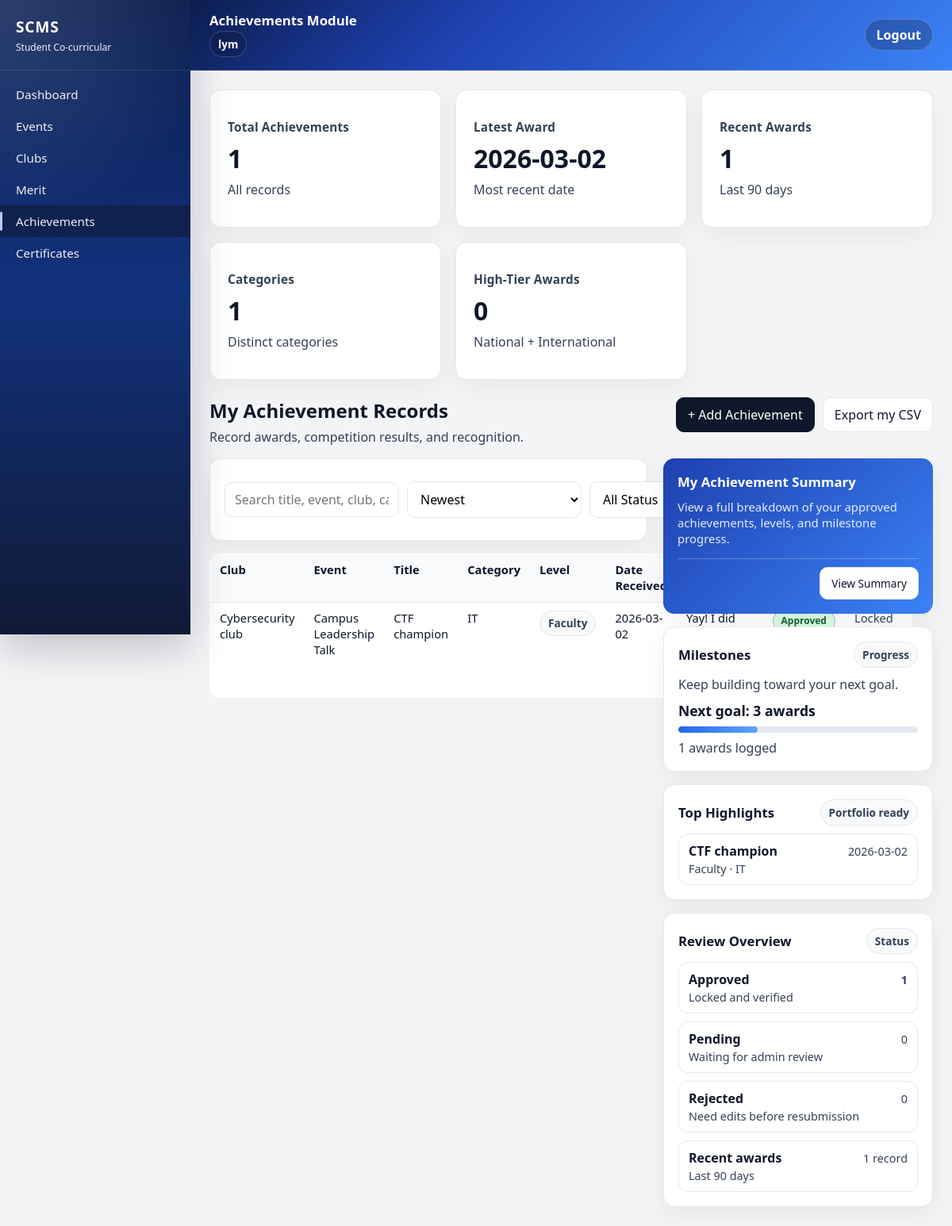
The page /public/index.php?url=achievement/index (signed in) on the database its author committed.
### tables this page shows
CREATE TABLE `achievements` (
  `achievementID` int(11) NOT NULL,
  `userID` int(11) NOT NULL,
  `eventID` int(11) DEFAULT NULL,
  `title` varchar(150) NOT NULL,
  `category` varchar(100) DEFAULT NULL,
  `achievementLevel` varchar(30) DEFAULT 'Faculty',
  `dateReceived` date DEFAULT NULL,
  `description` text DEFAULT NULL,
  `status` enum('pending','approved','rejected') NOT NULL DEFAULT 'pending',
  `submitted_at` timestamp NOT NULL DEFAULT current_timestamp(),
  `reviewed_at` timestamp NULL DEFAULT NULL,
  `reviewed_by` int(11) DEFAULT NULL,
  `review_note` text DEFAULT NULL,
  `evidence_path` varchar(255) DEFAULT NULL
);

CREATE TABLE `club_catalog` (
  `clubCatalogID` int(11) NOT NULL,
  `clubName` varchar(150) NOT NULL,
  `description` text DEFAULT NULL,
  `is_active` tinyint(1) NOT NULL DEFAULT 1,
  `created_by` int(11) DEFAULT NULL,
  `created_at` timestamp NOT NULL DEFAULT current_timestamp()
);

CREATE TABLE `events` (
  `eventID` int(11) NOT NULL,
  `userID` int(11) NOT NULL,
  `clubCatalogID` int(11) DEFAULT NULL,
  `eventTitle` varchar(150) NOT NULL,
  `eventType` varchar(50) DEFAULT NULL,
  `eventDate` date NOT NULL,
  `eventHours` decimal(6,2) NOT NULL DEFAULT 1.00,
  `participantCapacity` int(11) DEFAULT NULL,
  `registeredCount` int(11) NOT NULL DEFAULT 0,
  `waitlistEnabled` tinyint(1) NOT NULL DEFAULT 1,
  `waitlistCount` int(11) NOT NULL DEFAULT 0,
  `location` varchar(150) DEFAULT NULL,
  `description` text DEFAULT NULL,
  `reflection` text DEFAULT NULL,
  `created_at` timestamp NOT NULL DEFAULT current_timestamp(),
  `status` enum('pending','approved','rejected') NOT NULL DEFAULT 'pending',
  `submitted_at` timestamp NOT NULL DEFAULT current_timestamp(),
  `reviewed_at` timestamp NULL DEFAULT NULL,
  `reviewed_by` int(11) DEFAULT NULL,
  `review_note` text DEFAULT NULL,
  `evidence_path` varchar(255) DEFAULT NULL
);

### app/views/achievement/index.php (the view, shortened to what the rows shown need)
<?php require "../app/views/layout/header.php"; ?>
<?php require "../app/views/layout/sidebar.php"; ?>
<div class="main module-page">
    <div class="topbar">
        <div class="topbar-left">
            <div class="topbar-title">Achievements Module</div>
            <div class="topbar-user-inline">
                <?= htmlspecialchars($_SESSION['user_name'] ?? '', ENT_QUOTES, 'UTF-8'); ?>
            </div>
        </div>
        <div class="topbar-actions">
            <form method="POST" action="index.php?url=auth/logout">
                <button type="submit" class="topbar-logout">Logout</button>
            </form>
        </div>
    </div>
    <div class="content">
        <div class="content-inner">
    <?php
        $totalRecords = is_array($achievements) ? count($achievements) : 0;
        $latestDate = null;
        $categories = [];
        $recentCount = 0;
        $approvedCount = 0;
        $pendingCount = 0;
        $rejectedCount = 0;
        $levelCounts = [
            'Faculty' => 0,
            'University' => 0,
            'National' => 0,
            'International' => 0,
        ];
        $highlightCandidates = [];
        $threshold = date('Y-m-d', strtotime('-90 days'));
        if (is_array($achievements)) {
            foreach ($achievements as $row) {
                $dateReceived = trim((string) ($row['dateReceived'] ?? ''));
                $dateReceived = ($dateReceived === '' || $dateReceived === '0000-00-00') ? '' : $dateReceived;
                if ($dateReceived !== '') {
                    if ($latestDate === null || strcmp((string) $dateReceived, (string) $latestDate) > 0) {
                        $latestDate = (string) $dateReceived;
                    }
                    if ((string) $dateReceived >= $threshold) {
                        $recentCount++;
                    }
                }
                $category = trim((string) ($row['category'] ?? ''));
                if ($category !== '') {
                    $categories[$category] = true;
                }
                $level = trim((string) ($row['achievementLevel'] ?? 'Faculty'));
                $levelCounts[$level]++;
                $levelWeight = [
                    'International' => 4,
                    'National' => 3,
                    'University' => 2,
                    'Faculty' => 1,
                ];
                $highlightCandidates[] = [
                    'title' => (string) ($row['title'] ?? 'Untitled'),
                    'level' => $level,
                    'category' => (string) ($row['category'] ?? ''),
                    'dateReceived' => (string) ($row['dateReceived'] ?? ''),
                    'status' => (string) ($row['status'] ?? 'pending'),
                    'weight' => $levelWeight[$level] ?? 1,
                ];
                $statusValue = (string) ($row['status'] ?? 'pending');
                if ($statusValue === 'approved') {
                    $approvedCount++;
                } elseif ($statusValue === 'rejected') {
                    $rejectedCount++;
                } else {
                    $pendingCount++;
                }
            }
        }
        $categoryCount = count($categories);
        $highTierCount = (int) (($levelCounts['National'] ?? 0) + ($levelCounts['International'] ?? 0));
        usort($highlightCandidates, function ($a, $b) {
            $statusOrder = ['approved' => 3, 'pending' => 2, 'rejected' => 1];
            $aStatus = $statusOrder[$a['status']] ?? 0;
            $bStatus = $statusOrder[$b['status']] ?? 0;
            if ($aStatus !== $bStatus) {
                return $bStatus <=> $aStatus;
            }
            if (($a['weight'] ?? 0) !== ($b['weight'] ?? 0)) {
                return ($b['weight'] ?? 0) <=> ($a['weight'] ?? 0);
            }
            return strcmp((string) ($b['dateReceived'] ?? ''), (string) ($a['dateReceived'] ?? ''));
        });
        $topHighlights = array_slice($highlightCandidates, 0, 3);
        $milestones = [3, 5, 10, 20];
        $nextMilestone = null;
        foreach ($milestones as $goal) {
            if ($totalRecords < $goal) {
                $nextMilestone = $goal;
                break;
            }
        }
        $milestoneLabel = $nextMilestone ? $nextMilestone . " awards" : "Goal complete";
        $milestoneProgress = $nextMilestone ? min(100, (int) round(($totalRecords / $nextMilestone) * 100)) : 100;
    ?>
    <div class="kpi-grid">
        <div class="kpi-card">
            <div class="kpi-label">Total Achievements</div>
            <div class="kpi-value"><?= (int) $totalRecords ?></div>
            <div class="kpi-sub">All records</div>
        </div>
        <div class="kpi-card">
            <div class="kpi-label">Latest Award</div>
            <div class="kpi-value"><?= htmlspecialchars($latestDate ?? '-', ENT_QUOTES, 'UTF-8') ?></div>
            <div class="kpi-sub">Most recent date</div>
        </div>
        <div class="kpi-card">
            <div class="kpi-label">Recent Awards</div>
            <div class="kpi-value"><?= (int) $recentCount ?></div>
            <div class="kpi-sub">Last 90 days</div>
        </div>
        <div class="kpi-card">
            <div class="kpi-label">Categories</div>
            <div class="kpi-value"><?= (int) $categoryCount ?></div>
            <div class="kpi-sub">Distinct categories</div>
        </div>
        <div class="kpi-card">
            <div class="kpi-label">High-Tier Awards</div>
            <div class="kpi-value"><?= (int) $highTierCount ?></div>
            <div class="kpi-sub">National + International</div>
        </div>
    </div>
    <div class="page-header">
        <div>
            <h2 style="margin:0;">My Achievement Records</h2>
            <div class="muted" style="margin-top:6px;">Record awards, competition results, and recognition.</div>
        </div>
        <div class="page-actions">
            <a href="index.php?url=achievement/create" class="btn">+ Add Achievement</a>
            <a href="index.php?url=achievement/exportSelf" class="btn btn-secondary no-print">Export my CSV</a>
        </div>
    </div>
    <div class="split-layout">
        <div>
            <div class="card" style="margin-bottom:16px;">
                <form method="GET" class="filter-bar">
                    <input
                        type="text"
                        name="search"
                        class="input"
                        placeholder="Search title, event, club, category, level, or description..."
                        value="<?= isset($_GET['search']) ? htmlspecialchars($_GET['search'], ENT_QUOTES, 'UTF-8') : '' ?>">
                    <?php $currentSort = $_GET['sort'] ?? 'achievementID'; ?>
                    <select name="sort" class="input">
                        <option value="achievementID" <?= $currentSort === 'achievementID' ? 'selected' : '' ?>>Newest</option>
                    </select>
                    <?php $currentStatus = $_GET['status'] ?? ''; ?>
                    <select name="status" class="input">
                        <option value="" <?= $currentStatus === '' ? 'selected' : '' ?>>All Status</option>
                    </select>
                    <button class="btn" type="submit">Search / Filter</button>
                    <a class="btn btn-secondary" href="index.php?url=achievement/index">Reset</a>
                </form>
            </div>
            <table class="co-records-table">
                <tr>
                    <th>Club</th>
                    <th>Event</th>
                    <th>Title</th>
                    <th>Category</th>
                    <th>Level</th>
                    <th>Date Received</th>
                    <th>Description</th>
                    <th>Status</th>
                    <th>Actions</th>
                </tr>
                <?php foreach ($achievements as $a): ?>
                <?php
                    $dateReceivedDisplay = trim((string) ($a['dateReceived'] ?? ''));
                    $dateReceivedDisplay = ($dateReceivedDisplay === '' || $dateReceivedDisplay === '0000-00-00') ? '' : $dateReceivedDisplay;
                    $status = (string) ($a['status'] ?? 'approved');
                    $isLocked = $status === 'approved';
                ?>
                <tr>
                    <td><?= htmlspecialchars((string) ($a['clubName'] ?? '-'), ENT_QUOTES, 'UTF-8') ?></td>
                    <td><?= htmlspecialchars((string) ($a['eventTitle'] ?? '-'), ENT_QUOTES, 'UTF-8') ?></td>
                    <td><?= htmlspecialchars($a['title'] ?? '', ENT_QUOTES, 'UTF-8') ?></td>
                    <td><?= htmlspecialchars($a['category'] ?? '-', ENT_QUOTES, 'UTF-8') ?></td>
                    <td><span class="chip"><?= htmlspecialchars(($a['achievementLevel'] ?? 'Faculty') ?: 'Faculty', ENT_QUOTES, 'UTF-8') ?></span></td>
                    <td><?= htmlspecialchars($dateReceivedDisplay !== '' ? $dateReceivedDisplay : '-', ENT_QUOTES, 'UTF-8') ?></td>
                    <td><?= htmlspecialchars($a['description'] ?? '-', ENT_QUOTES, 'UTF-8') ?></td>
                    <td>
                        <span class="status-badge <?= htmlspecialchars($status, ENT_QUOTES, 'UTF-8') ?>"><?= htmlspecialchars(ucfirst($status), ENT_QUOTES, 'UTF-8') ?></span>
                    </td>
                    <td>
                        <?php if ($isLocked): ?>
                            <span class="muted">Locked after approval (admin only)</span>
                        <?php endif; ?>
                    </td>
                </tr>
                <?php endforeach; ?>
            </table>
        </div>
        <div class="side-stack">
            <div class="card" style="background: linear-gradient(135deg, #1e40af 0%, #3b82f6 100%); color: #fff; border: none;">
                <div class="card-header" style="margin-bottom:10px;">
                    <h3 class="card-title" style="color:#fff; margin:0;">My Achievement Summary</h3>
                </div>
                <div style="color:rgba(255,255,255,0.88); font-size:0.93rem; margin-bottom:14px;">
                    View a full breakdown of your approved achievements, levels, and milestone progress.
                </div>
                <div style="margin-top: 15px; display: flex; justify-content: flex-end; align-items: center; border-top: 1px solid rgba(255,255,255,0.28); padding-top: 10px;">
                    <a class="btn btn-secondary" style="font-size: 0.85rem; display: inline-flex; align-items: center; gap: 5px;" href="index.php?url=achievement/summary">View Summary</a>
                </div>
            </div>
            <div class="card">
                <div class="card-header">
                    <h3 class="card-title">Milestones</h3>
                    <span class="chip">Progress</span>
                </div>
                <div class="muted" style="margin-bottom:10px;">Keep building toward your next goal.</div>
                <div class="milestone-value">Next goal: <?= htmlspecialchars($milestoneLabel, ENT_QUOTES, 'UTF-8') ?></div>
                <div class="bar-track">
                    <div class="bar-fill" style="width: <?= (int) $milestoneProgress ?>%;"></div>
                </div>
                <div class="muted" style="margin-top:8px;"><?= (int) $totalRecords ?> awards logged</div>
            </div>
            <div class="card">
                <div class="card-header">
                    <h3 class="card-title">Top Highlights</h3>
                    <span class="chip">Portfolio ready</span>
                </div>
                <?php if (empty($topHighlights)): ?>
                    <div class="muted">No highlights yet.</div>
                <?php else: ?>
                    <ul class="list">
                        <?php foreach ($topHighlights as $highlight): ?>
                            <li class="list-item">
                                <div>
                                    <div class="list-item-title"><?= htmlspecialchars($highlight['title'] ?? 'Untitled', ENT_QUOTES, 'UTF-8') ?></div>
                                    <div class="list-item-sub">
                                        <?= htmlspecialchars(($highlight['level'] ?? 'Faculty') . (($highlight['category'] ?? '') !== '' ? ' · ' . $highlight['category'] : ''), ENT_QUOTES, 'UTF-8') ?>
                                    </div>
                                </div>
                                <div class="list-item-right"><?= htmlspecialchars(($highlight['dateReceived'] ?? '') !== '' ? $highlight['dateReceived'] : '-', ENT_QUOTES, 'UTF-8') ?></div>
                            </li>
                        <?php endforeach; ?>
                    </ul>
                <?php endif; ?>
            </div>
            <div class="card">
                <div class="card-header">
                    <h3 class="card-title">Review Overview</h3>
                    <span class="chip">Status</span>
                </div>
                <ul class="list">
                    <li class="list-item">
                        <div>
                            <div class="list-item-title">Approved</div>
                            <div class="list-item-sub">Locked and verified</div>
                        </div>
                        <div class="list-item-right">
                            <strong><?= (int) $approvedCount ?></strong>
                        </div>
                    </li>
                    <li class="list-item">
                        <div>
                            <div class="list-item-title">Pending</div>
                            <div class="list-item-sub">Waiting for admin review</div>
                        </div>
                        <div class="list-item-right">
                            <?= (int) $pendingCount ?>
                        </div>
                    </li>
                    <li class="list-item">
                        <div>
                            <div class="list-item-title">Rejected</div>
                            <div class="list-item-sub">Need edits before resubmission</div>
                        </div>
                        <div class="list-item-right">
                            <?= (int) $rejectedCount ?>
                        </div>
                    </li>
                    <li class="list-item">
                        <div>
                            <div class="list-item-title">Recent awards</div>
                            <div class="list-item-sub">Last 90 days</div>
                        </div>
                        <div class="list-item-right">
                            <?= (int) $recentCount ?> record<?= $recentCount === 1 ? '' : 's' ?>
                        </div>
                    </li>
                </ul>
            </div>
        </div>
    </div>
        </div>
    </div>
</div>
<?php require "../app/views/layout/footer.php"; ?>

### rows shown on the page
achievements: dateReceived "2026-03-02", club_catalog.clubName "Cybersecurity club", eventID.eventTitle "Campus Leadership Talk", title "CTF champion", category "IT", achievementLevel "Faculty", description "Yay! I did…", status "Approved", shows "Locked…", achievementLevel+category "Faculty · IT"

### other values the page prints
$_SESSION['user_name'] "lym"
$totalRecords "1"
$recentCount "1"
$categoryCount "1"
$highTierCount "0"
$milestoneLabel "3 awards"
$approvedCount "1"
$pendingCount "0"
$rejectedCount "0"
